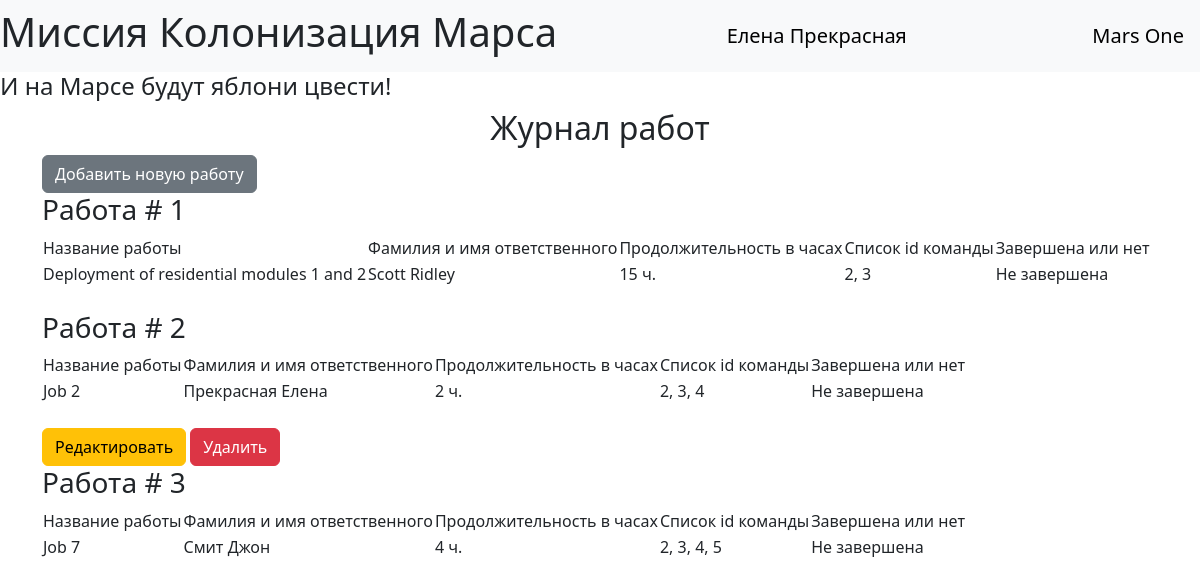
Screenshot of / (signed in) with the database file from the repository.
### data/users.py (models this page shows, shortened)
class User(SqlAlchemyBase, UserMixin, SerializerMixin):
    __tablename__ = 'users'
    id = sqlalchemy.Column(sqlalchemy.Integer,
                           primary_key=True, autoincrement=True)
    surname = sqlalchemy.Column(sqlalchemy.String, nullable=True)
    name = sqlalchemy.Column(sqlalchemy.String, nullable=True)
    age = sqlalchemy.Column(sqlalchemy.Integer, nullable=True)
    position = sqlalchemy.Column(sqlalchemy.String, nullable=True)
    speciality = sqlalchemy.Column(sqlalchemy.String, nullable=True)
    address = sqlalchemy.Column(sqlalchemy.String, nullable=True)
    email = sqlalchemy.Column(sqlalchemy.String,
                              unique=True, nullable=True)
    hashed_password = sqlalchemy.Column(sqlalchemy.String, nullable=True)
    modified_date = sqlalchemy.Column(sqlalchemy.DateTime,
                                      default=datetime.datetime.now)
    jobs = orm.relationship("Jobs", back_populates='user')

### data/jobs.py (models this page shows)
class Jobs(SqlAlchemyBase, SerializerMixin):
    __tablename__ = 'jobs'
    id = sqlalchemy.Column(sqlalchemy.Integer,
                           primary_key=True, autoincrement=True)
    team_leader = sqlalchemy.Column(sqlalchemy.Integer,
                                    sqlalchemy.ForeignKey("users.id"))
    job = sqlalchemy.Column(sqlalchemy.String, nullable=True)
    work_size = sqlalchemy.Column(sqlalchemy.Integer, nullable=True)
    collaborators = sqlalchemy.Column(sqlalchemy.String, nullable=True)
    start_date = sqlalchemy.Column(sqlalchemy.DateTime,
                                   default=datetime.datetime.now)
    end_date = sqlalchemy.Column(sqlalchemy.DateTime,
                                 default=datetime.datetime.now)
    is_finished = sqlalchemy.Column(sqlalchemy.Boolean, default=True)
    user = orm.relationship('User')

### main.py (the view)
@app.route("/")
def index():
    db_sess = db_session.create_session()
    jobs = db_sess.query(Jobs).all()
    names = dict()
    for job in jobs:
        user = db_sess.query(User).filter(User.id == job.team_leader).first()
        names[job.team_leader] = user.surname + ' ' + user.name
    return render_template("index.html", jobs=jobs, names=names, title="Марсиане")

### data/db_session.py (called while the page is built)
def create_session() -> Session:
    global __factory
    return __factory()

### main.py (called while the page is built)
@login_manager.user_loader
def load_user(user_id):
    db_sess = db_session.create_session()
    return db_sess.query(User).get(user_id)

### templates/index.html
{% extends "base.html" %}
{% block content %}
<h2>Журнал работ</h2>
{% if current_user.is_authenticated %}
<a href="/addjob" class="btn btn-secondary">Добавить новую работу</a>
{% endif %}
{% for job in jobs %}
<h3>Работа # {{ job.id }}</h3>
<div class="table_container">
    <table class="my_table">
        <tr class="my_row">
            <td class="title">Название работы</td>
            <td class="title">Фамилия и имя ответственного</td>
            <td class="title">Продолжительность в часах</td>
            <td class="title">Список id команды</td>
            <td class="title">Завершена или нет</td>
        </tr>
        <tr class="my_row">
            <td class="ordinary">{{ job.job.capitalize() }}</td>
            <td class="ordinary">{{ names[job.team_leader] }}</td>
            <td class="ordinary">{{ job.work_size }} ч.</td>
            <td class="ordinary">{{ job.collaborators }}</td>
            {% if job.is_finished %}
            <td class="ordinary">Завершена</td>
            {% else %}
            <td class="ordinary">Не завершена</td>
            {% endif %}
        </tr>
    </table>
</div>
<br>
{% if current_user.is_authenticated and current_user.id == job.team_leader or current_user.id == 1  %}
<div>
    <a href="/jobs/{{ job.id }}" class="btn btn-warning">Редактировать</a>
    <a href="/job_delete/{{ job.id }}" class="btn btn-danger">Удалить</a>
</div>
{% endif %}
{% endfor %}
{% endblock %}

### templates/base.html (shortened to what this page needs)
<!doctype html>
<html lang="en">
<head>
    <link href="https://cdn.jsdelivr.net/npm/bootstrap@5.3.3/dist/css/bootstrap.min.css"
          rel="stylesheet"
>
    <link rel="stylesheet" type="text/css" href="../static/css/style.css"/>
</head>
<body>
<header>
    <nav class="navbar navbar-light bg-light">
        <h1>Миссия Колонизация Марса</h1>
        {% if current_user.is_authenticated %}
        <a class="navbar-brand" href="/logout">{{ current_user.name }} {{ current_user.surname }}</a>
        {% else %}
        <p>
            <a class="btn btn-primary " href="/register">Зарегистрироваться</a>
            <a class="btn btn-success" href="/login">Войти</a>
        </p>
        {% endif %}
        <a class="navbar-brand" href="#">Mars One</a>
    </nav>
    <h4>И на Марсе будут яблони цвести!</h4>
</header>
<main role="main" class="container">
    {% block content %}{% endblock %}
</main>
</body>
</html>

### static/css/style.css (style rules this page uses)
h1 { text-align: center; }
h2 { text-align: center; }

### rows the page displays
User: name "Елена", surname "Прекрасная"
Jobs: id "1", job "Deployment of residential modules 1 and 2", team_leader "Scott Ridley", work_size "15", collaborators "2, 3", is_finished "Не завершена"
Jobs: id "2", job "Job 2", team_leader "Прекрасная Елена", work_size "2", collaborators "2, 3, 4", is_finished "Не завершена"
Jobs: id "3", job "Job 7", team_leader "Смит Джон", work_size "4", collaborators "2, 3, 4, 5", is_finished "Не завершена"
